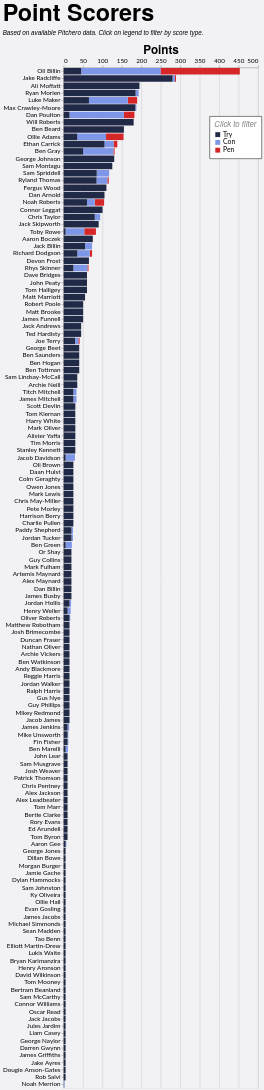

This figure's Vega-Lite source:
### Vega-Lite specification from a JSON file in a GitHub repository (floating-point values rounded to 4 significant figures; data arrays with more than 128 entries replaced by an {"elided": "..."} marker saying what was removed)
{"config": {"axis": {"labelFont": "Lato, sans-serif", "titleFont": "PT Sans Narrow, Helvetica Neue, Helvetica, Arial, sans-serif", "labelFontSize": 13, "titleFontSize": 24, "gridColor": "#202947", "gridOpacity": 0.2}, "header": {"labelFont": "PT Sans Narrow, Helvetica Neue, Helvetica, Arial, sans-serif", "titleFont": "PT Sans Narrow, Helvetica Neue, Helvetica, Arial, sans-serif", "labelFontSize": 24, "titleFontSize": 28, "labelFontWeight": "bold", "orient": "left"}, "legend": {"labelFont": "Lato, sans-serif", "titleFont": "PT Sans Narrow, Helvetica Neue, Helvetica, Arial, sans-serif", "labelFontSize": 14, "titleFontSize": 16, "titlePadding": 5, "fillColor": "white", "strokeColor": "black", "padding": 10, "titleFontWeight": "lighter", "titleFontStyle": "italic", "titleColor": "gray", "offset": 10}, "title": {"font": "PT Sans Narrow, Helvetica Neue, Helvetica, Arial, sans-serif", "fontSize": 48, "fontWeight": "bold", "anchor": "start", "align": "center", "titlePadding": 20, "subtitlePadding": 10, "subtitleFontSize": 13, "subtitleColor": "", "subtitleFontStyle": "italic", "offset": 15, "color": "black"}, "axisX": {"labelAngle": 0}, "facet": {"title": null, "header": null, "align": {"row": "each", "column": "each"}}, "resolve": {"scale": {"y": "independent", "facet": "independent"}}, "background": "#f2f1f4"}, "data": {"name": "data-1eda74efb667724481256f10c7978338"}, "mark": {"type": "bar"}, "encoding": {"color": {"field": "event", "legend": {"legendX": 300, "legendY": 100, "orient": "none", "title": "Click to filter"}, "scale": {"domain": ["Try", "Con", "Pen"], "range": ["#202946", "#7d96e8", "#d62728"]}, "type": "nominal"}, "order": {"field": "event_sort", "sort": "ascending", "type": "quantitative"}, "tooltip": [{"field": "player", "title": "Player", "type": "nominal"}, {"field": "event", "title": "Type", "type": "nominal"}, {"aggregate": "sum", "field": "count", "title": "Count", "type": "quantitative"}, {"aggregate": "sum", "field": "Points", "title": "Points", "type": "quantitative"}, {"aggregate": "sum", "field": "A", "title": "Games", "type": "quantitative"}], "x": {"aggregate": "sum", "axis": {"orient": "top", "title": "Points"}, "field": "Points", "type": "quantitative"}, "y": {"field": "player", "sort": "-x", "title": null, "type": "nominal"}}, "height": {"step": 15}, "params": [{"name": "param_1", "select": {"type": "point", "fields": ["event"]}, "bind": "legend"}], "title": {"text": "Point Scorers", "subtitle": "Based on available Pitchero data. Click on legend to filter by score type."}, "transform": [{"filter": {"param": "param_1"}}, {"calculate": "datum.event == 'Try' ? 1 : datum.event == 'Con' ? 2 : datum.event == 'Pen' ? 3 : 4", "as": "event_sort"}], "width": 400, "$schema": "https://vega.github.io/schema/vega-lite/v5.20.1.json", "datasets": {"data-1eda74efb667724481256f10c7978338": {"elided": "438 records"}}}
